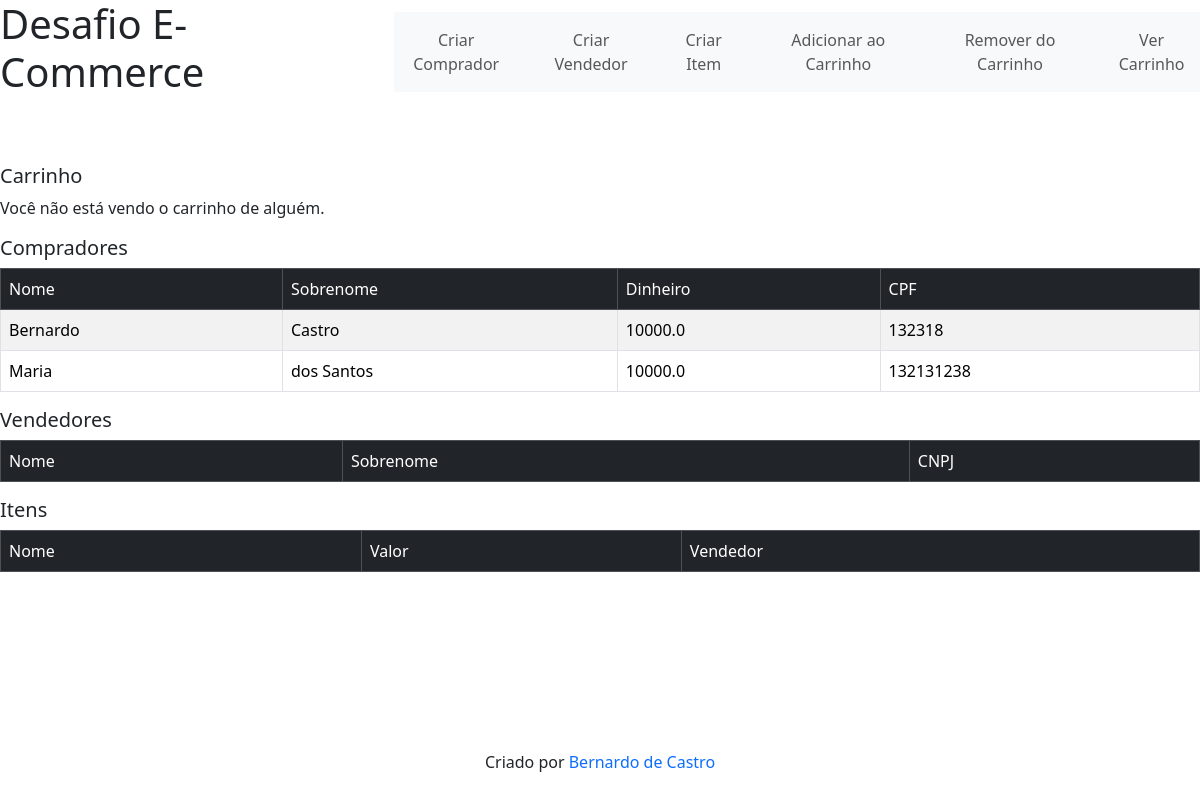
/, run on an earlier commit of the app's database.
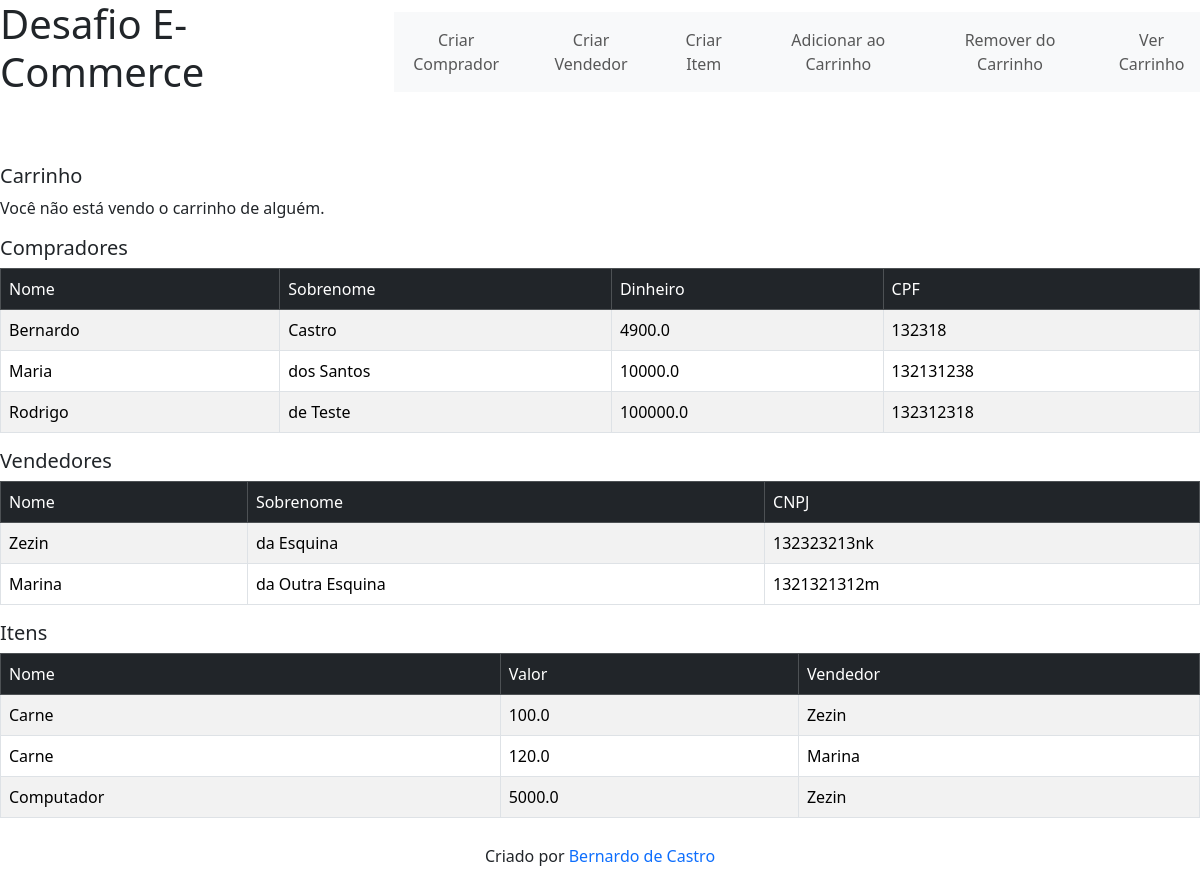
And on a later commit of the database.
### tables this page shows
CREATE TABLE compradores (
            id INTEGER PRIMARY KEY AUTOINCREMENT,
            nome TEXT NOT NULL,
            sobrenome TEXT NOT NULL,
            dinheiro REAL NOT NULL,
            cpf TEXT UNIQUE NOT NULL,
            carrinho TEXT
        );

CREATE TABLE vendedores (
            id INTEGER PRIMARY KEY AUTOINCREMENT,
            nome TEXT NOT NULL,
            sobrenome TEXT NOT NULL,
            cnpj TEXT UNIQUE NOT NULL
            );

CREATE TABLE itens (
            id INTEGER PRIMARY KEY AUTOINCREMENT,
            nome TEXT NOT NULL,
            preco REAL NOT NULL,
            vendedor_nome INTEGER,
            FOREIGN KEY(vendedor_nome) REFERENCES vendedores(nome)
            );

### backend/main.py (the view)
@app.route('/')
def index():
    carrinho = request.args.get('carrinho', '')
    return render_template('index.html', compradores=geren.getCompradores(), vendedores=geren.getVendedores(), itens=geren.getItens(), carrinho=carrinho)

### backend/db/dbAPI.py (called while the page is built)
    def __enter__(self):
        self.connection = sql.connect(self.database)
        self.cursor = self.connection.cursor()
        return self

    def __exit__(self, exc_type, exc_val, exc_tb):
        if self.connection:
            self.connection.commit()
            self.cursor.close()
            self.connection.close()

    def getCompradores(self) -> list:
        with self:
            self.cursor.execute("SELECT * FROM compradores")
            return self.cursor.fetchall()

    def getVendedores(self) -> list:
        with self:
            self.cursor.execute("SELECT * FROM vendedores")
            return self.cursor.fetchall()

    def getItens(self) -> list:
        with self:
            self.cursor.execute("SELECT * FROM itens")
            return self.cursor.fetchall()

### frontend/templates/index.html (shortened to what this page needs)
<!doctype html>
<html lang="en">
<head>
    <link href="https://cdn.jsdelivr.net/npm/bootstrap@5.3.3/dist/css/bootstrap.min.css" rel="stylesheet"
>
    <link rel="stylesheet" href="{{ url_for('static', filename='css/main.css') }}">
</head>
<body>
    <header>
        <div class="d-flex flex-row align-items-center gap-5">
            <h1>Desafio E-Commerce</h1>
            <nav class="navbar navbar-expand-lg navbar-light bg-light">
                <div class="collapse navbar-collapse" id="navbarNav">
                    <ul class="navbar-nav gap-3">
                        <li class="nav-item">
                            <button type="button" class="btn btn-primary btn-lg nav-link" data-bs-toggle="modal"
                                data-bs-target="#modalComprador">Criar Comprador</button>
                        </li>
                        <li class="nav-item">
                            <button type="button" class="btn btn-primary btn-lg nav-link" data-bs-toggle="modal"
                                data-bs-target="#modalVendedor">Criar Vendedor</button>
                        </li>
                        <li class="nav-item">
                            <button type="button" class="btn btn-primary btn-lg nav-link" data-bs-toggle="modal"
                                data-bs-target="#modalItem">Criar Item</button>
                        </li>
                        <li class="nav-item">
                            <button type="button" class="btn btn-primary btn-lg nav-link" data-bs-toggle="modal"
                                data-bs-target="#modalAddCarrinho">Adicionar ao Carrinho</button>
                        </li>
                        <li class="nav-item">
                            <button type="button" class="btn btn-primary btn-lg nav-link" data-bs-toggle="modal"
                                data-bs-target="#modalRemCarrinho">Remover do Carrinho</button>
                        </li>
                        <li class="nav-item">
                            <button type="button" class="btn btn-primary btn-lg nav-link" data-bs-toggle="modal"
                                data-bs-target="#modalVerCarrinho">Ver Carrinho</button>
                        </li>
                    </ul>
                </div>
            </nav>
        </div>
    </header>
    <main>
        <div>
            <div>
                <h5>Carrinho</h5>
                <div class="carrinho">
                    {% if carrinho %}
                    <table class="table table-striped table-bordered">
                        <thead class="table-dark">
                            <td>Item</td>
                            <td>Valor</td>
                            <td>Vendedor</td>
                        </thead>
                        {% for i in carrinho %}
                        <tr>
                            <td>{{ i[0] }}</td>
                            <td>{{ i[1] }}</td>
                            <td>{{ i[2] }}</td>
                        </tr>
                        {% endfor %}
                    </table>
                    {% else %}
                    <p>Você não está vendo o carrinho de alguém.</p>
                    {% endif %}
                </div>
            </div>
            <div>
                <h5>Compradores</h5>
                <table class="table table-striped table-bordered">
                    <thead class="table-dark">
                        <td>Nome</td>
                        <td>Sobrenome</td>
                        <td>Dinheiro</td>
                        <td>CPF</td>
                    </thead>
                    {% for comprador in compradores %}
                    <tr>
                        {% for dado in comprador[1:-1] %}
                        <td>{{ dado }}</td>
                        {% endfor %}
                    </tr>
                    {% endfor %}
                </table>
            </div>
            <div>
                <h5>Vendedores</h5>
                <table class="table table-striped table-bordered">
                    <thead class="table-dark">
                        <td>Nome</td>
                        <td>Sobrenome</td>
                        <td>CNPJ</td>
                    </thead>
                    {% for vendedor in vendedores %}
                    <tr>
                        {% for dado in vendedor[1:] %}
                        <td>{{ dado }}</td>
                        {% endfor %}
                    </tr>
                    {% endfor %}
                </table>
            </div>
            <div>
                <h5>Itens</h5>
                <table class="table table-striped table-bordered">
                    <thead class="table-dark">
                        <td>Nome</td>
                        <td>Valor</td>
                        <td>Vendedor</td>
                    </thead>
                    {% for item in itens %}
                    <tr>
                        {% for dado in item[1:] %}
                        <td>{{ dado }}</td>
                        {% endfor %}
                    </tr>
                    {% endfor %}
                </table>
            </div>
        </div>
    </main>
    <footer>
        <div class="container footer text-center">
            <p>Criado por <a href="github.com/Se7enzito">Bernardo de Castro</a></p>
        </div>
    </footer>
</body>
</html>

### frontend/src/css/main.css (style rules this page uses)
.footer a { text-decoration: none; }
header { top: 0; left: 0; width: 100%; }
main { padding-top: 60px; padding-bottom: 60px; }
footer { position: fixed; bottom: 0; left: 0; width: 100%; text-align: center; padding: 10px 0; }

What changed in the data, as far as the page shows it:
changed compradores "Bernardo": dinheiro "10000.0" → "4900.0"
added compradores: nome "Rodrigo", sobrenome "de Teste", dinheiro "100000.0", cpf "132312318"
added vendedores: nome "Zezin", sobrenome "da Esquina", cnpj "132323213nk"
added vendedores: nome "Marina", sobrenome "da Outra Esquina", cnpj "1321321312m"
added itens: nome "Carne", preco "100.0", vendedor_nome "Zezin"
added itens: nome "Carne", preco "120.0", vendedor_nome "Marina"
added itens: nome "Computador", preco "5000.0", vendedor_nome "Zezin"
